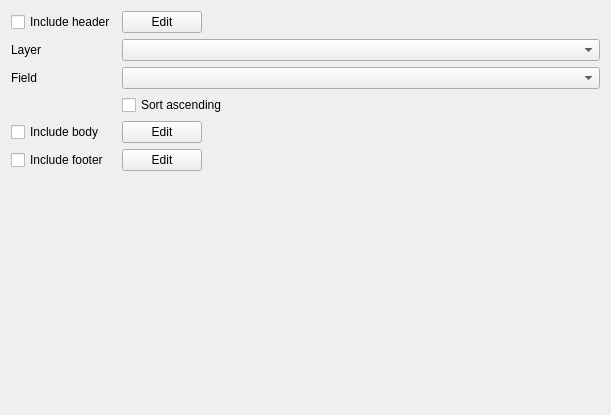
<?xml version="1.0" encoding="UTF-8"?>
<ui version="4.0">
 <class>QgsReportWidgetFieldGroupSectionBase</class>
 <widget class="QWidget" name="QgsReportWidgetFieldGroupSectionBase">
  <property name="geometry">
   <rect>
    <x>0</x>
    <y>0</y>
    <width>611</width>
    <height>415</height>
   </rect>
  </property>
  <property name="windowTitle">
   <string>Layout Manager</string>
  </property>
  <layout class="QVBoxLayout" name="verticalLayout">
   <item>
    <layout class="QGridLayout" name="gridLayout">
     <item row="5" column="1">
      <widget class="QPushButton" name="mButtonEditFooter">
       <property name="text">
        <string>Edit</string>
       </property>
      </widget>
     </item>
     <item row="4" column="2">
      <spacer name="horizontalSpacer_2">
       <property name="orientation">
        <enum>Qt::Horizontal</enum>
       </property>
       <property name="sizeHint" stdset="0">
        <size>
         <width>40</width>
         <height>20</height>
        </size>
       </property>
      </spacer>
     </item>
     <item row="2" column="0">
      <widget class="QLabel" name="label_3">
       <property name="text">
        <string>Field</string>
       </property>
      </widget>
     </item>
     <item row="3" column="1" colspan="2">
      <widget class="QCheckBox" name="mSortAscendingCheckBox">
       <property name="text">
        <string>Sort ascending</string>
       </property>
      </widget>
     </item>
     <item row="1" column="0">
      <widget class="QLabel" name="label_2">
       <property name="text">
        <string>Layer</string>
       </property>
      </widget>
     </item>
     <item row="1" column="1" colspan="2">
      <widget class="QgsMapLayerComboBox" name="mLayerComboBox"/>
     </item>
     <item row="4" column="1">
      <widget class="QPushButton" name="mButtonEditBody">
       <property name="text">
        <string>Edit</string>
       </property>
      </widget>
     </item>
     <item row="2" column="1" colspan="2">
      <widget class="QgsFieldComboBox" name="mFieldComboBox"/>
     </item>
     <item row="5" column="0">
      <widget class="QCheckBox" name="mCheckShowFooter">
       <property name="text">
        <string>Include footer</string>
       </property>
      </widget>
     </item>
     <item row="0" column="0">
      <widget class="QCheckBox" name="mCheckShowHeader">
       <property name="text">
        <string>Include header</string>
       </property>
      </widget>
     </item>
     <item row="0" column="1">
      <widget class="QPushButton" name="mButtonEditHeader">
       <property name="text">
        <string>Edit</string>
       </property>
      </widget>
     </item>
     <item row="4" column="0">
      <widget class="QCheckBox" name="mCheckShowBody">
       <property name="text">
        <string>Include body</string>
       </property>
      </widget>
     </item>
    </layout>
   </item>
   <item>
    <spacer name="verticalSpacer">
     <property name="orientation">
      <enum>Qt::Vertical</enum>
     </property>
     <property name="sizeHint" stdset="0">
      <size>
       <width>20</width>
       <height>40</height>
      </size>
     </property>
    </spacer>
   </item>
  </layout>
 </widget>
 <customwidgets>
  <customwidget>
   <class>QgsMapLayerComboBox</class>
   <extends>QComboBox</extends>
   <header>qgsmaplayercombobox.h</header>
  </customwidget>
  <customwidget>
   <class>QgsFieldComboBox</class>
   <extends>QComboBox</extends>
   <header>qgsfieldcombobox.h</header>
  </customwidget>
 </customwidgets>
 <resources/>
 <connections/>
</ui>
